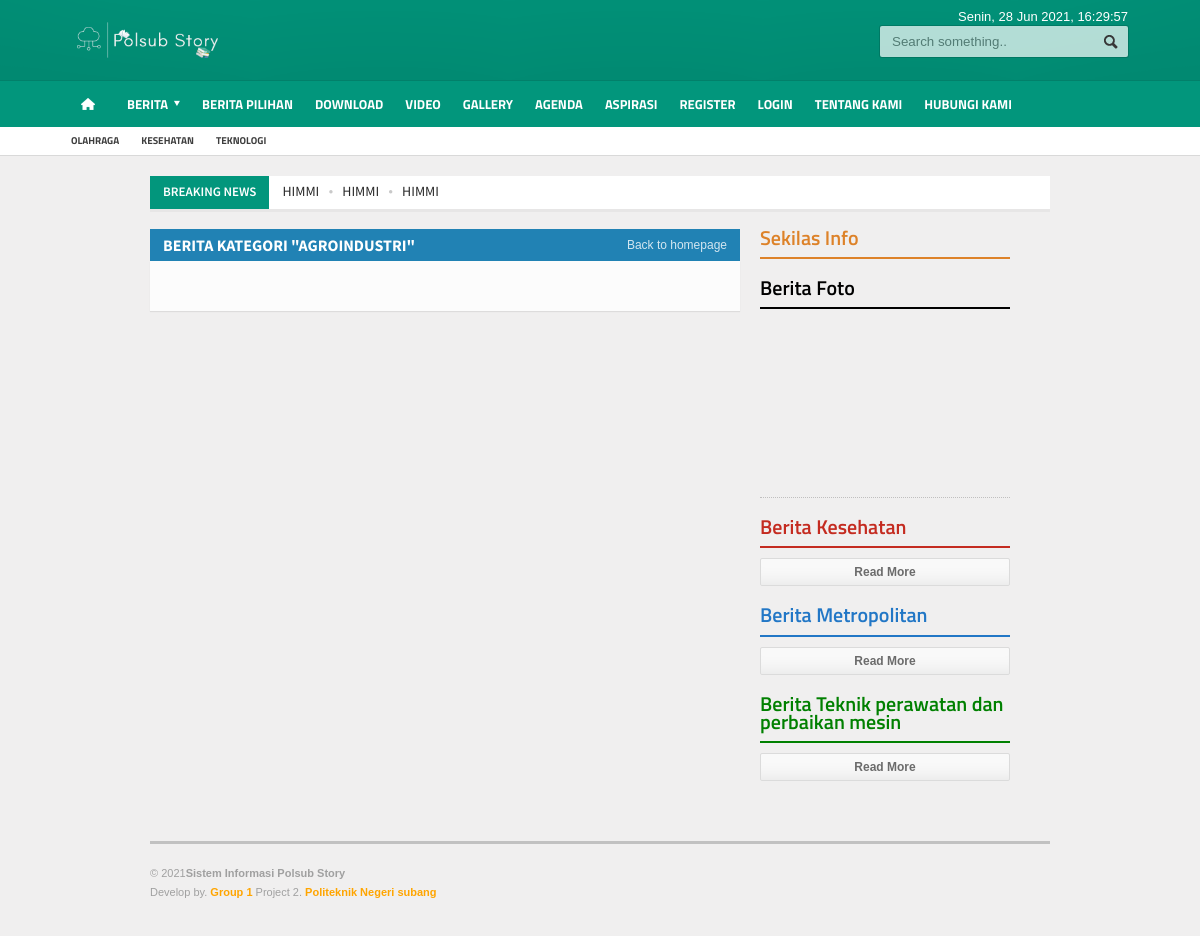
/kategori/detail/agroindustri, run on the app's committed database.
### tables this page shows
CREATE TABLE `logo` (
  `id_logo` int(5) NOT NULL,
  `gambar` varchar(100) NOT NULL
);

CREATE TABLE `menu` (
  `id_menu` int(5) NOT NULL,
  `id_parent` int(5) NOT NULL DEFAULT 0,
  `nama_menu` varchar(255) NOT NULL,
  `link` varchar(100) NOT NULL,
  `aktif` enum('Ya','Tidak') NOT NULL DEFAULT 'Ya',
  `position` enum('Top','Bottom') DEFAULT 'Bottom',
  `urutan` int(3) NOT NULL
);

CREATE TABLE `tag` (
  `id_tag` int(5) NOT NULL,
  `nama_tag` varchar(100) NOT NULL,
  `username` varchar(50) NOT NULL,
  `tag_seo` varchar(100) NOT NULL,
  `count` int(5) NOT NULL
);

CREATE TABLE `berita` (
  `id_berita` int(5) NOT NULL,
  `id_kategori` int(5) NOT NULL,
  `username` varchar(30) NOT NULL,
  `judul` varchar(100) NOT NULL,
  `sub_judul` varchar(255) NOT NULL,
  `youtube` varchar(100) NOT NULL,
  `judul_seo` text NOT NULL,
  `headline` enum('Y','N') NOT NULL DEFAULT 'Y',
  `aktif` enum('Y','N') NOT NULL DEFAULT 'N',
  `utama` enum('Y','N') NOT NULL DEFAULT 'Y',
  `isi_berita` longtext NOT NULL,
  `keterangan_gambar` text NOT NULL,
  `hari` varchar(20) NOT NULL,
  `tanggal` date NOT NULL,
  `jam` time NOT NULL,
  `gambar` varchar(100) NOT NULL,
  `dibaca` int(5) NOT NULL DEFAULT 1,
  `tag` varchar(100) NOT NULL,
  `status` enum('Y','N') NOT NULL DEFAULT 'Y'
);

CREATE TABLE `kategori` (
  `id_kategori` int(5) NOT NULL,
  `nama_kategori` varchar(50) NOT NULL,
  `username` varchar(50) NOT NULL,
  `kategori_seo` varchar(100) NOT NULL,
  `aktif` enum('Y','N') NOT NULL DEFAULT 'Y',
  `sidebar` int(10) NOT NULL,
  `gambar_utama` text NOT NULL
);

### application/views/phpmu-magazine/sidebar_kanan.php (the view, shortened to what this page needs)
 	<?php
	$tag = $this->model_utama->view_ordering_limit('tag','id_tag','RANDOM',0,50);
?>

### application/libraries/Template.php (called while the page is built)
<?php if ( ! defined('BASEPATH')) exit('No direct script access allowed');
class Template {
		var $template_data = array();
		function set($name, $value)
		{
			$this->template_data[$name] = $value;
		}
		function load($template = '', $view = '' , $view_data = array(), $return = FALSE)
		{
			$this->CI =& get_instance();
			$this->set('contents', $this->CI->load->view($view, $view_data, TRUE));
			return $this->CI->load->view($template, $this->template_data, $return);
		}
}

### application/controllers/Kategori.php (called while the page is built, shortened)
<?php
class Kategori extends CI_Controller {
	public function detail(){
		$query = $this->model_utama->view_where('kategori',array('kategori_seo' => $this->uri->segment(3)));
		if ($query->num_rows()<=0){
			redirect('main');
		}else{
			$row = $query->row_array();
			$config['per_page'] = 10;
			if ($this->uri->segment('4')==''){
				$dari = 0;
			}else{
				$dari = $this->uri->segment('4');
			}
			$data['title'] = "Berita Kategori $row[nama_kategori]";
			$data['description'] = description();
			$data['keywords'] = keywords();
			$data['rows'] = $row;
			if (is_numeric($dari)) {
				$data['beritakategori'] = $this->model_utama->view_join_two('berita','users','kategori','username','id_kategori',array('berita.status' => 'Y','berita.id_kategori' => $row['id_kategori']),'id_berita','DESC',$dari,$config['per_page']);
			}else{
				redirect('main');
			}
			$this->template->load(template().'/template',template().'/detailkategori',$data);
		}
	}
}

### index.php (called while the page is built, shortened)
<?php
require_once BASEPATH.'core/CodeIgniter.php';

### application/models/Model_utama.php (called while the page is built, shortened)
<?php
class Model_utama extends CI_model{
    public function view_where($table,$data){
        $this->db->where($data);
        return $this->db->get($table);
    }
    public function view_ordering_limit($table,$order,$ordering,$baris,$dari){
        $this->db->select('*');
        $this->db->order_by($order,$ordering);
        $this->db->limit($dari, $baris);
        return $this->db->get($table);
    }
    public function view_where_ordering_limit($table,$data,$order,$ordering,$baris,$dari){
        $this->db->where($data);
        $this->db->order_by($order,$ordering);
        $this->db->limit($dari, $baris);
        return $this->db->get($table);
    }
    public function view_join_two($table1,$table2,$table3,$field,$field1,$where,$order,$ordering,$baris,$dari){
        $this->db->select('*');
        $this->db->from($table1);
        $this->db->join($table2, $table1.'.'.$field.'='.$table2.'.'.$field);
        $this->db->join($table3, $table1.'.'.$field1.'='.$table3.'.'.$field1);
        $this->db->where($where);
        $this->db->order_by($order,$ordering);
        $this->db->limit($dari, $baris);
        return $this->db->get();
    }
    function kunjungan(){
        $ip      = $_SERVER['REMOTE_ADDR'];
        $tanggal = date("Y-m-d");
        $waktu   = time();
        $cekk = $this->db->query("SELECT * FROM statistik WHERE ip='$ip' AND tanggal='$tanggal'");
        $rowh = $cekk->row_array();
        if($cekk->num_rows() == 0){
            $datadb = array('ip'=>$ip, 'tanggal'=>$tanggal, 'hits'=>'1', 'online'=>$waktu);
            $this->db->insert('statistik',$datadb);
        }else{
            $hitss = $rowh['hits'] + 1;
            $datadb = array('ip'=>$ip, 'tanggal'=>$tanggal, 'hits'=>$hitss, 'online'=>$waktu);
            $array = array('ip' => $ip, 'tanggal' => $tanggal);
            $this->db->where($array);
            $this->db->update('statistik',$datadb);
        }
    }
}

### application/helpers/engine_helper.php (called while the page is built, shortened)
<?php
    function template(){
        $ci = & get_instance();
        $query = $ci->db->query("SELECT folder FROM templates where aktif='Y'");
        $tmp = $query->row_array();
        if ($query->num_rows()>=1){
            return $tmp['folder'];
        }else{
            return 'errors';
        }
    }
    function background(){
        $ci = & get_instance();
        $bg = $ci->db->query("SELECT gambar FROM background ORDER BY id_background DESC LIMIT 1")->row_array();
        return $bg['gambar'];
    }

### application/helpers/phpmu_helper.php (called while the page is built, shortened)
<?php
    function tgl_indo($tgl){
            $tanggal = substr($tgl,8,2);
            $bulan = getBulan(substr($tgl,5,2));
            $tahun = substr($tgl,0,4);
            return $tanggal.' '.$bulan.' '.$tahun;
    }
    function hari_ini($w){
        $seminggu = array("Minggu","Senin","Selasa","Rabu","Kamis","Jumat","Sabtu");
        $hari_ini = $seminggu[$w];
        return $hari_ini;
    }
    function getBulan($bln){
                switch ($bln){
                    case 4:
                        return "Apr";
                        break;
                    case 6:
                        return "Jun";
                        break;
                }
            }

### application/views/phpmu-magazine/sidebar_kanan.php (the view, shortened to what this page needs)
 	<?php
	$tag = $this->model_utama->view_ordering_limit('tag','id_tag','RANDOM',0,50);
?>

### application/views/phpmu-magazine/detailkategori.php (shortened to what this page needs)
<div class="main-content">
<div class="main-page left">
<div class="double-block">
<div class="content-block main left">
	<div class="block">
		<div class="block-title" style="background: #2182b4;">
			<a href="<?php echo base_url(); ?>" class="right">Back to homepage</a>
			<h2>Berita Kategori "<?php echo "$rows[nama_kategori]"; ?>"</h2>
		</div>
		<div class="block-content">
		</div>
	</div>
</div>
<div class="content-block right">
	<?php include "sidebar_kiri.php"; ?>
</div>
</div>
</div>
<?php include "sidebar_kanan.php"; ?>
</div>

### application/views/phpmu-magazine/sidebar_kiri.php (shortened to what this page needs)
<div class="block">
	<h2 style='color: #dd8229;border-bottom: 2px solid #dd8229;' class="list-title">Sekilas Info</h2>
</div>
<div class="block">
  <h2 style='color:#000; border-bottom: 2px solid #000;' class="list-title">Berita Foto</h2>
  <div class="latest-galleries">
	  <div class="gallery-widget">
		  <div class="gallery-photo" rel="hover-parent">
			  <ul rel="4">
			  </ul>
		  </div>
	  </div>
  </div>
</div>
<div class="block">
	<?php $rh = $this->model_utama->view_where('kategori',array('sidebar' => 5))->row_array(); ?>
	<h2 class="list-title" style="color: #c42b20;border-bottom: 2px solid #c42b20;">Berita <?php echo "$rh[nama_kategori]"; ?></h2>
	<a href="<?php echo base_url()."kategori/detail/$rh[kategori_seo]"; ?>" class="more">Read More</a>
</div>
<div class="block">
	<?php $rhx = $this->model_utama->view_where('kategori',array('sidebar' => 6))->row_array(); ?>
	<h2 class="list-title" style="color: #2277c6;border-bottom: 2px solid #2277c6;">Berita <?php echo "$rhx[nama_kategori]"; ?></h2>
	<a href="<?php echo base_url()."kategori/detail/$rhx[kategori_seo]"; ?>" class="more">Read More</a>
</div>
<div class="block">
	<?php $rha = $this->model_utama->view_where('kategori',array('sidebar' => 7))->row_array(); ?>
	<h2 class="list-title" style="color:green; border-bottom: 2px solid green;">Berita <?php echo "$rha[nama_kategori]"; ?></h2>
	<a href="<?php echo base_url()."kategori/detail/$rhx[kategori_seo]"; ?>" class="more">Read More</a>
</div>

### application/views/phpmu-magazine/template.php (shortened to what this page needs)
<!DOCTYPE HTML>
<html lang = "id">
<head>
	<link type="text/css" rel="stylesheet" href="<?php echo base_url(); ?>template/<?php echo template(); ?>/background/<?php echo background(); ?>/reset.css" />
	<link type="text/css" rel="stylesheet" href="<?php echo base_url(); ?>template/<?php echo template(); ?>/background/<?php echo background(); ?>/main-stylesheet.css" />
	<link type="text/css" rel="stylesheet" href="<?php echo base_url(); ?>template/<?php echo template(); ?>/background/<?php echo background(); ?>/shortcode.css" />
	<link type="text/css" rel="stylesheet" href="<?php echo base_url(); ?>template/<?php echo template(); ?>/background/<?php echo background(); ?>/fonts.css" />
	<link type="text/css" rel="stylesheet" href="<?php echo base_url(); ?>template/<?php echo template(); ?>/background/<?php echo background(); ?>/responsive.css" />
	<link type="text/css" rel="stylesheet" href="<?php echo base_url(); ?>template/<?php echo template(); ?>/background/style.css">
	<link type="text/css" rel="stylesheet" href="<?php echo base_url(); ?>template/<?php echo template(); ?>/background/ideaboxWeather.css">
	<link type="text/css" rel="stylesheet" href="<?php echo base_url(); ?>template/<?php echo template(); ?>/slide/slide.css">
	<link rel="stylesheet" href="<?php echo base_url(); ?>template/<?php echo template(); ?>/lightbox/lightbox.css">
</head>
<body>
<div class="boxed">
	<div class="header">
		<?php include "header.php"; ?>
	</div>
	<div class="content">
		<div class="wrapper">
			<div class="breaking-news">
				<span class="the-title">Breaking News</span>
				<ul>
					<?php
					  $terkini = $this->model_utama->view_where_ordering_limit('berita',array('status' => 'Y'),'id_berita','DESC',0,10);
					  foreach ($terkini->result_array() as $row) {
						echo "<li><a href='$row[judul_seo]'>$row[judul]</a></li>";
					  }
					?>
				</ul>
			</div>
			<div class="main-content">
				<?php echo $contents; ?>
			</div>
		</div>
	</div>
	<footer>
		<div class="footer">
			<?php
				include "footer.php";
			?>
		</div>
	</footer>
</div>
</body>
</html>

### application/views/phpmu-magazine/header.php (shortened to what this page needs)
<?php
echo "<div class='wrapper'>
	<div class='header-logo'>";
		  $logo = $this->model_utama->view_ordering_limit('logo','id_logo','DESC',0,1);
		  foreach ($logo->result_array() as $row) {
			echo "<a href='".base_url()."'><img style='max-height:50px' src='".base_url()."asset/logo/$row[gambar]'/></a>";
		  }
	echo "</div>
	<div class='header-menu'>
		<ul>";
		echo "</ul>
	</div>
	<div class='header-addons'>
		<span class='city'>
		  ".hari_ini(date('w')).", ".tgl_indo(date('Y-m-d')).", <span id='jam'></span></span>
		<div class='header-search'>
			".form_open('berita/index')."
				<input type='text' placeholder='Search something..'' name='kata' class='search-input' required/>
				<input type='submit' value='Search' name='cari' class='search-button'/>
			</form>
		</div>
	</div>
</div>
<div class='main-menu sticky'>
	<div class='wrapper'>";
		function main_menu() {
			$ci = & get_instance();
	        $query = $ci->db->query("SELECT id_menu, nama_menu, link, id_parent FROM menu where aktif='Ya' AND position='Bottom' order by urutan");
	        $menu = array('items' => array(),'parents' => array());
	        foreach ($query->result() as $menus) {
	            $menu['items'][$menus->id_menu] = $menus;
	            $menu['parents'][$menus->id_parent][] = $menus->id_menu;
	        }
	        if ($menu) {
	            $result = build_main_menu(0, $menu);
	            return $result;
	        }else{
	            return FALSE;
	        }
	    }
		function build_main_menu($parent, $menu) {
	        $html = "";
	        if (isset($menu['parents'][$parent])) {
	        	if ($parent=='0'){
		            $html .= "<ul class='the-menu'>
		            			<li><a href='".base_url()."' style='background: url(".base_url()."asset/images/home.png) no-repeat center; font-size:0; width:34px;'><br></a></li>";
		        }else{
		        	$html .= "<ul>";
		        }
	            foreach ($menu['parents'][$parent] as $itemId) {
	                if (!isset($menu['parents'][$itemId])) {
	                    if(preg_match("/^http/", $menu['items'][$itemId]->link)) {
	                        $html .= "<li><a target='_BLANK' href='".$menu['items'][$itemId]->link."'>".$menu['items'][$itemId]->nama_menu."</a></li>";
	                    }else{
	                        $html .= "<li><a href='".base_url().''.$menu['items'][$itemId]->link."'>".$menu['items'][$itemId]->nama_menu."</a></li>";
	                    }
	                }
	                if (isset($menu['parents'][$itemId])) {
	                    if(preg_match("/^http/", $menu['items'][$itemId]->link)) {
	                        $html .= "<li><a target='_BLANK' href='".$menu['items'][$itemId]->link."'><span>".$menu['items'][$itemId]->nama_menu."</span></a>";
	                    }else{
	                        $html .= "<li><a href='".base_url().''.$menu['items'][$itemId]->link."'><span>".$menu['items'][$itemId]->nama_menu."</span></a>";
	                    }
	                    $html .= build_main_menu($itemId, $menu);
	                    $html .= "</li>";
	                }
	            }
	            $html .= "</ul>";
	        }
	        return $html;
	    }
	    echo main_menu();
	echo "</div>
</div>
<div class='secondary-menu'>
	<div class='wrapper'>
		<ul>";
				$tag = $this->model_utama->view_ordering_limit('tag','id_tag','RANDOM',0,14);
		  		foreach ($tag->result_array() as $row) {
					echo "<li><a href='".base_url()."tag/detail/$row[tag_seo]'>$row[nama_tag]</a></li>";
				}
		echo "</ul>
	</div>
</div>";

### template/phpmu-magazine/background/toska/responsive/desktop.css (style rules this page uses)
@media only screen and (max-width: 1200px) { .boxed { min-width: 320px!important; } }
@media only screen and (max-width: 1200px) { .wrapper { width: 900px; } }
@media only screen and (max-width: 1200px) { .header .header-menu { width: 37%; } }

### data on the page
logo: gambar (picture)
menu: nama_menu "BERITA"
menu: nama_menu "BERITA PILIHAN"
menu: nama_menu "DOWNLOAD"
menu: nama_menu "VIDEO"
menu: nama_menu "GALLERY"
menu: nama_menu "AGENDA"
menu: nama_menu "ASPIRASI"
menu: nama_menu "REGISTER"
menu: nama_menu "LOGIN"
menu: nama_menu "TENTANG KAMI"
menu: nama_menu "HUBUNGI KAMI"
tag: nama_tag "OLAHRAGA"
tag: nama_tag "KESEHATAN"
tag: nama_tag "TEKNOLOGI"
berita: judul "HIMMI"
kategori: nama_kategori "AGROINDUSTRI"
kategori: nama_kategori "Kesehatan"
kategori: nama_kategori "Metropolitan"
kategori: nama_kategori "Teknik perawatan dan perbaikan mesin"
